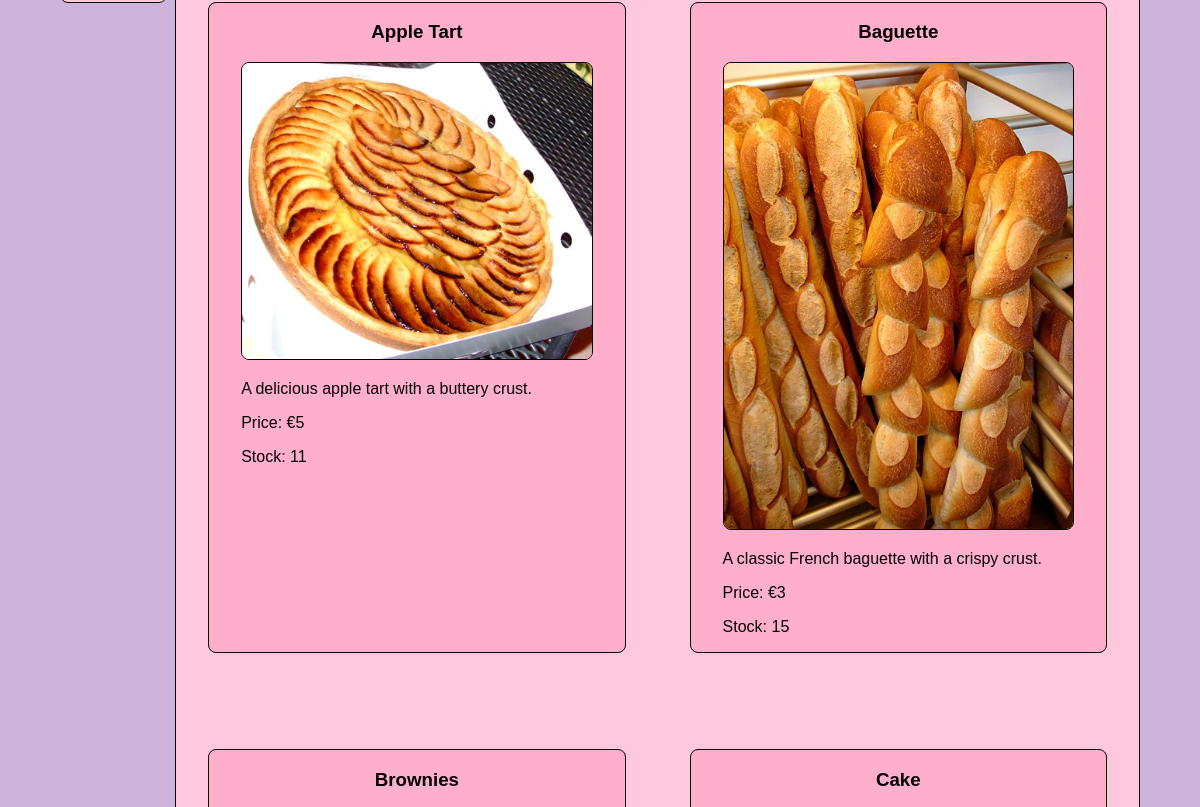
Before: /menu (middle part) with the older database file.
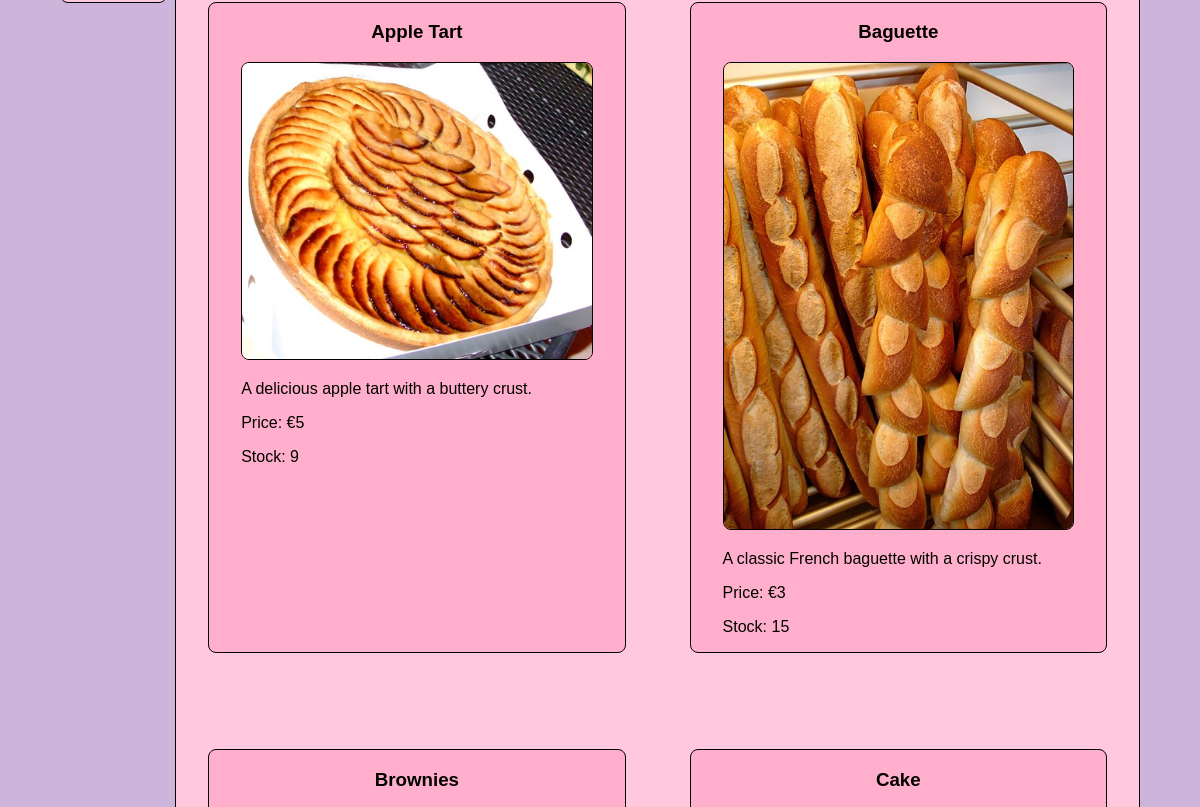
After: the same page with the newer database file.
### tables this page shows
CREATE TABLE menu (
    item_id INTEGER PRIMARY KEY AUTOINCREMENT,
    item_name TEXT NOT NULL,
    price INTEGER NOT NULL,
    stock INTEGER NOT NULL,
    image TEXT NOT NULL,
    description text NOT NULL

);

### app.py (the view)
@app.route('/menu', methods = ["GET", 'POST'])
def menu():
    form = FilterMenuForm()
    db = get_db()
    if form.validate_on_submit():
        item_name = form.item_name.data
        min_price = form.min_price.data
        max_price = form.max_price.data
        if item_name != '' and min_price is None and max_price is None:
            menu = db.execute("""SELECT * FROM menu WHERE item_name LIKE '%' || ? || '%' """, (item_name,)).fetchall()
        elif item_name == '' and min_price is not None and max_price is None:
            menu = db.execute("""SELECT * FROM menu WHERE price >= ?""", (min_price,)).fetchall()
        elif item_name == '' and min_price is None and max_price is not None:
            menu = db.execute("""SELECT * FROM menu WHERE price <= ?""", (max_price,)).fetchall()
        elif item_name != '' and min_price is not None and max_price is None:
            menu = db.execute("""SELECT * FROM menu WHERE price >= ? AND item_name LIKE '%' || ? || '%' """, (min_price,item_name)).fetchall()
        elif item_name != '' and min_price is None and max_price is not None:
            menu = db.execute("""SELECT * FROM menu WHERE price <= ? AND item_name LIKE '%' || ? || '%' """, (max_price,item_name)).fetchall()
        elif item_name == '' and min_price is not  None and max_price is not None:
            menu = db.execute("""SELECT * FROM menu WHERE price BETWEEN ? AND ? """, (min_price,max_price)).fetchall()
        elif item_name != '' and min_price is not None and max_price is not None:
            menu = db.execute("""SELECT * FROM menu WHERE price BETWEEN ? AND ? AND item_name LIKE '%' || ? || '%' """, (min_price, max_price ,item_name)).fetchall()
        else:
            menu = db.execute("""SELECT * FROM menu""").fetchall()
    else:
        menu = db.execute("""SELECT * FROM menu""").fetchall()
    return render_template('menu.html', menu=menu, title = "Menu", form = form)

### app.py (called while the page is built)
@app.before_request
def load_logged_in_user():
    g.user = session.get('user_id',None)
    g.is_admin = session.get('is_admin',None)

### database.py (called while the page is built)
def get_db():
    if 'db' not in g:
        g.db = sqlite3.connect(DATABASE,
                               detect_types=sqlite3.PARSE_DECLTYPES)
        g.db.row_factory = sqlite3.Row
    return g.db

### templates/menu.html (shortened to what this page needs)
{% extends "base.html" %}
{% block main_content %}
<div class="flexbox">
    {% if menu %}
    {% for item in menu %}
    <section class="review">
        <h3>{{item['item_name']}}</h3>
        <figure>
        <img src="{{ url_for('static', filename=item['image']) }}" alt="a delectible treat">
        </figure>
        <p>{{item['description']}}</p>
        <p>Price: €{{item['price']}}</p>
        <p>Stock: {{item['stock']}}</p>
    </section>
    {% endfor %}
    {% else %}
    <p>No items match your parameters!</p>
    {% endif %}
</div>
<br>
{% endblock %}

Changed rows visible on the page:
changed menu "Apple Tart": stock "11" → "9"
